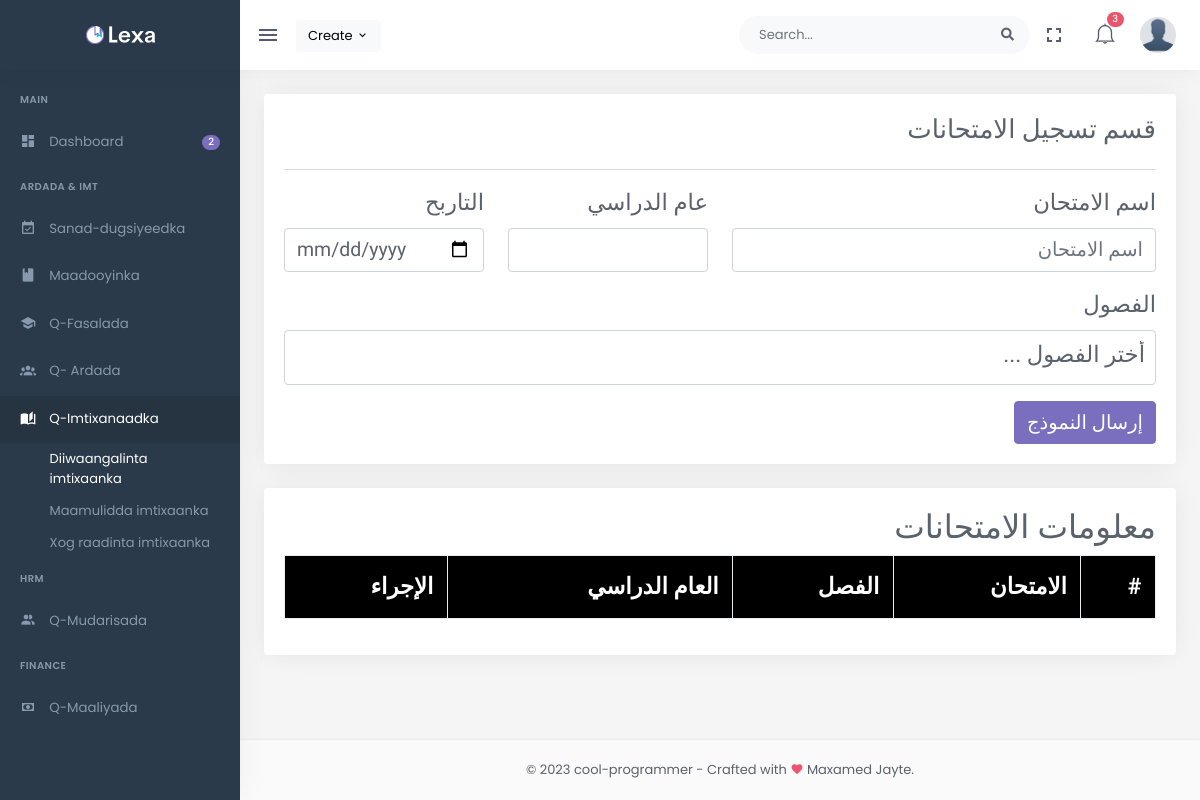
Page /register-manage-exams/ (signed in) on the earlier database version.
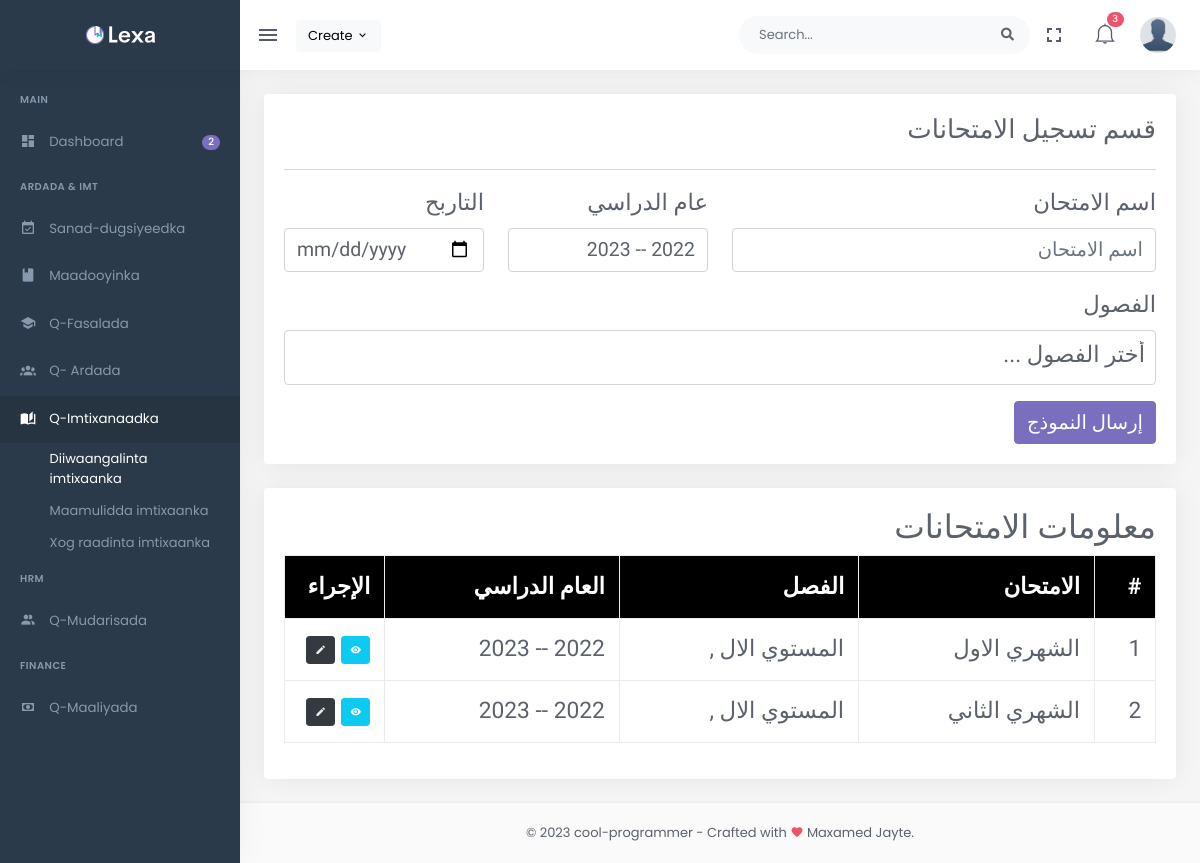
Same page on the later database version.
### api/models.py (models this page shows, shortened)
class ExamEntring(models.Model):
    examName=models.CharField(max_length=255)
    examDate=models.DateField(null=True,blank=True)
    academicYear=models.ForeignKey(AcademicYear,on_delete=models.CASCADE)
    classe=models.ManyToManyField(Classe,null=True,blank=True)

class Classe(models.Model):
    name=models.CharField(max_length=255,null=True,blank=True)
    subjects=models.ManyToManyField(Subject,blank=True)
    classRaqam=models.CharField(max_length=255,default='',null=True,blank=True)
    studentsCount=models.IntegerField(null=True,blank=True,default=1)
    status=models.BooleanField(default=True)
    academicYear=models.ForeignKey(AcademicYear,on_delete=models.CASCADE,null=True,blank=True)
    dateModified=models.DateTimeField(auto_now=True)

class AcademicYear(models.Model):
    fromDate=models.CharField(max_length=255,default='2022')
    toDate=models.CharField(max_length=255,default='20223')
    isCurrentAcademicYear=models.BooleanField(default=False)
    desc=models.TextField(null=True,blank=True)
    dateModified=models.DateTimeField(auto_now=True)
    class Meta:
        ordering = ['-isCurrentAcademicYear']
    def __str__(self) -> str:
        return str(self.fromDate)+' -- '+str(self.toDate)

### admin_panel/views.py (the view)
# urls.py: path('register-manage-exams/',views.registerManageExams),
@login_required(login_url='/login/')
def registerManageExams(request):
    examEntrings=ExamEntring.objects.all()
    classes=Classe.objects.all()
    academicYears=AcademicYear.objects.all()
    return render(request,'reg-manage/register-manage-exams.html',{'examEntrings':examEntrings,'classes':classes,'academicYears':academicYears})

### templates/reg-manage/register-manage-exams.html (shortened to what the changed rows need)
{% extends 'base.html' %}
{% load static %}
{% block content %}
<div class="row">
    <div class="col-xl-12 col-md-12" dir="rtl" style="font-family: 'Lateef', serif;font-size: large;">
        <div class="card">
            <div class="card-body">
                <div class="row mb-3 align-items-center">
                    <div class="col">
                        <h2>قسم تسجيل الامتحانات</h2>
                    </div>
                </div>
                <form class="needs-validation fs-3" id="mainForm">
                    <div class="row">
                        <div class="col-md-3">
                            <div class="mb-3 position-relative">
                                <label class="form-label" for="academicYear">عام الدراسي</label>
                                <select class="form-control fs-4" id="academicYear" name="academicYear" required>
                                    {% for year in academicYears %}
                                    {% if year.isCurrentAcademicYear %}
                                    <option style="color: green;" value="{{ year.pk }}">{{ year }}</option>
                                    {% else %}
                                    <option style="background-color: grey;" disabled value="{{ year.pk }}">{{ year }}</option>
                                    {% endif %}
                                    {% endfor %}
                                </select>
                            </div>
                        </div>
                    </div>
                </form>
            </div>
        </div>
    </div>
</div>
<div class="row">
    <div class="col-12">
        <div class="card">
            <div style="font-family: 'Lateef', serif;font-size: large;" class="card-body">
                <h1 dir="rtl">معلومات الامتحانات</h1>
                <table dir="rtl" id="datatable" class="table table-bordered table-hover dt-responsive nowrap"
                    style="border-collapse: collapse; border-spacing: 0; width: 100%;">
                    <thead class="fs-3"
                        style="color: white;background-color:black;font-family: 'Lateef', serif;font-size: large;">
                        <tr>
                            <th>#</th>
                            <th>الامتحان</th>
                            <th>الفصل </th>
                            <th>العام الدراسي </th>
                            <th>الإجراء</th>
                        </tr>
                    </thead style="font-family: 'Lateef', serif;font-size: large;">
                    <tbody class="fs-3">
                        {% for examEntring in examEntrings %}
                        <tr>
                            <td>{{examEntring.id}}</td>
                            <td>{{examEntring.examName}}</td>
                            <td>
                                {% for cls in examEntring.classe.all %}
                                    {{cls.name}} ,
                                {% endfor %}
                            </td>
                            <td>{{examEntring.academicYear}}</td>
                            <td width="100px">
                                <div onclick="window.location.href = `/exam-entring-detail/{{examEntring.pk}}/`"
                                    class="btn btn-info btn-sm btn-hover">
                                    <i class="mdi mdi-eye"></i>
                                </div>
                                <div onclick="edit_eaxm_entring('{{examEntring.id}}')"
                                    class="btn btn-dark btn-sm btn-hover">
                                    <i class="mdi mdi-pencil"></i>
                                </div>
                            </td>
                        </tr>
                        {% endfor %}
                    </tbody>
                </table>
            </div>
        </div>
    </div>
</div>
{% endblock %}

Differences in the rows shown:
added ExamEntring: id "1", examName "الشهري الاول", academicYear "2022 -- 2023"
now on this page (row unchanged): Classe: name "المستوي الال"
added ExamEntring: id "2", examName "الشهري الثاني", academicYear "2022 -- 2023"
Other differences:
form field academicYear: (not shown) → "2022 -- 2023"
